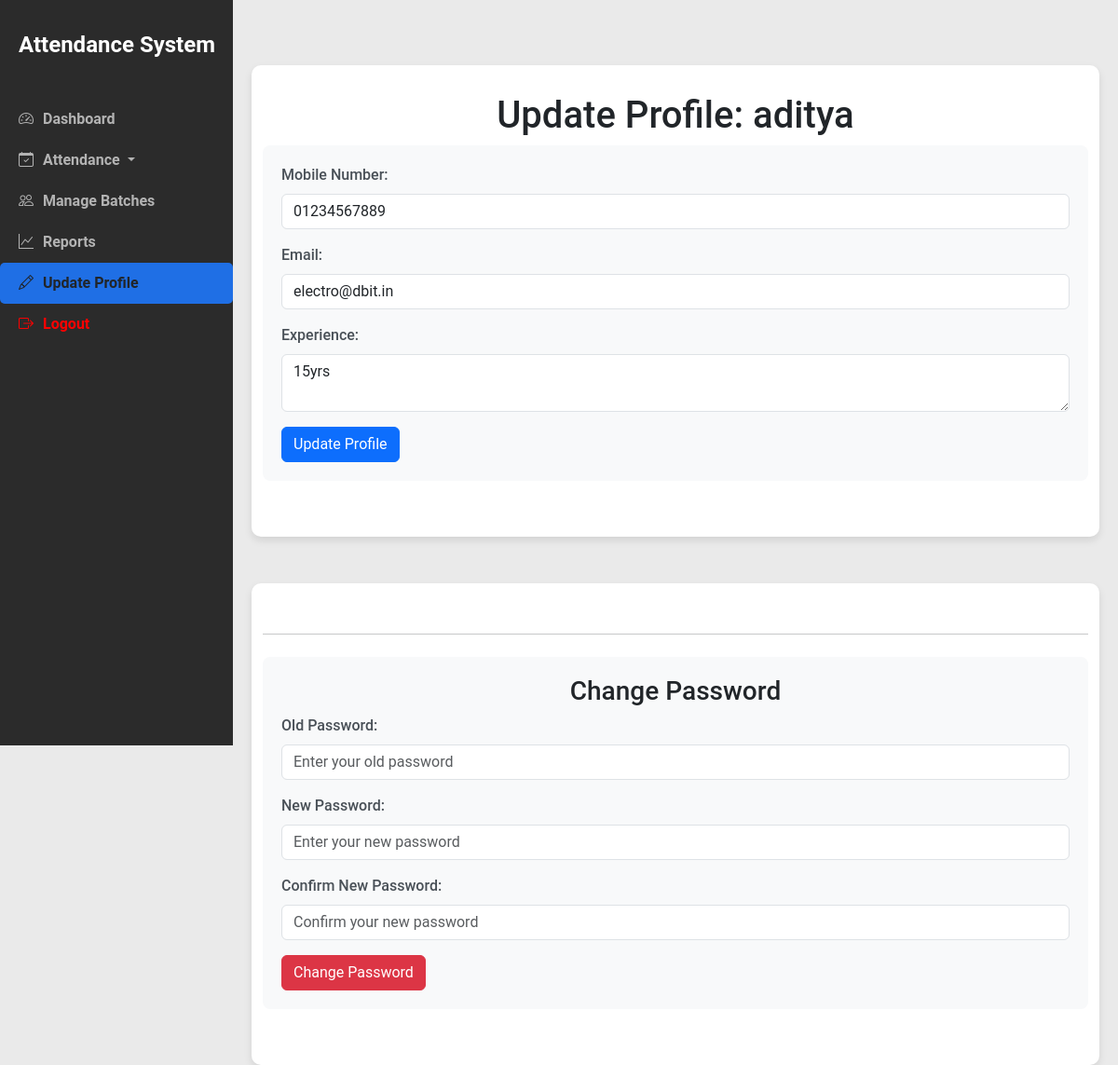
/teacher/24/update/, run on an earlier commit of the app's database.
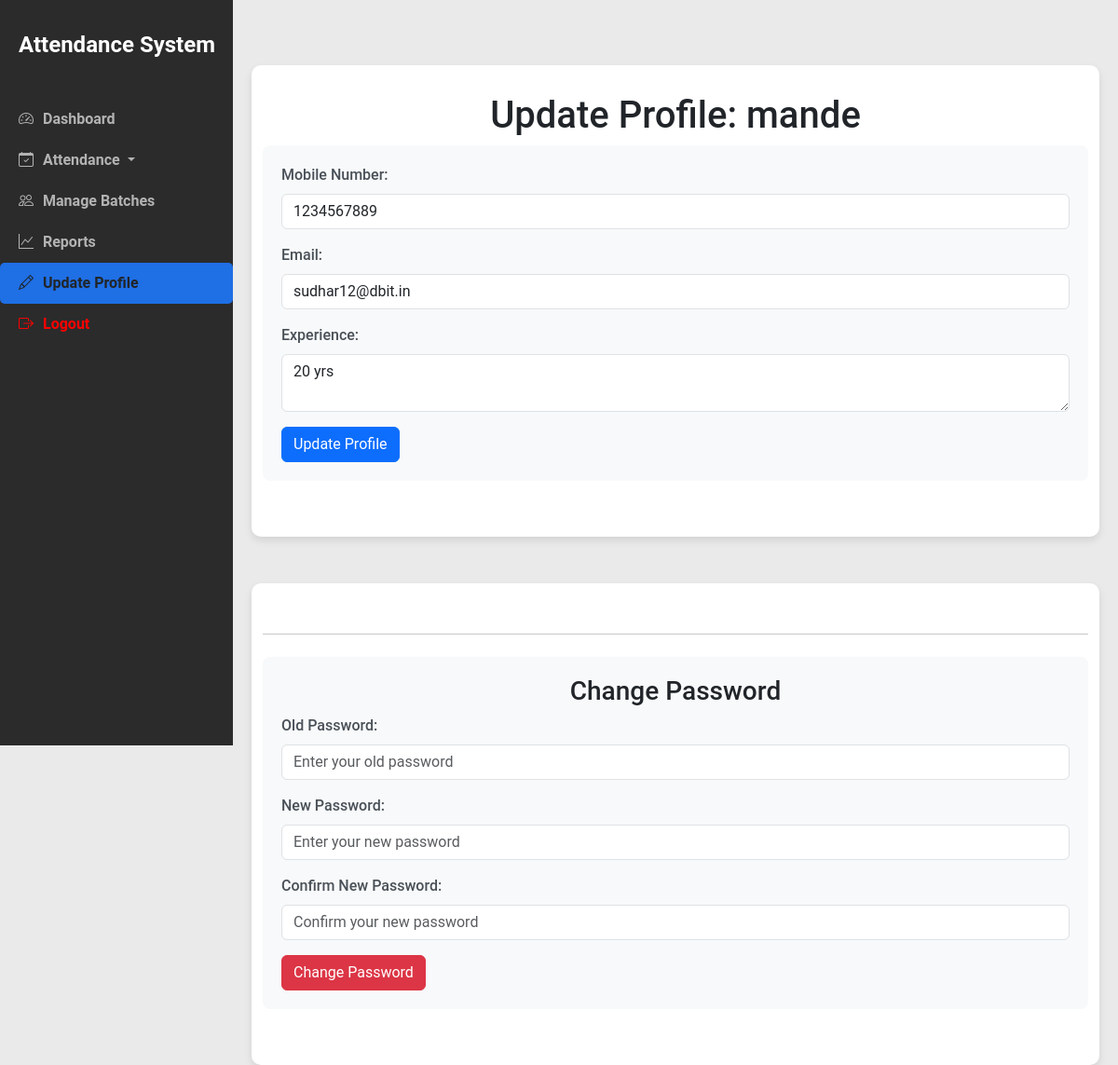
And on a later commit of the database.
### myapp/models.py (models this page shows, shortened)
class Teacher(models.Model):
    user = models.OneToOneField(User, on_delete=models.CASCADE)
    department = models.ForeignKey(Department, on_delete=models.SET_NULL, null=True, blank=True, related_name='teachers', verbose_name="Department")
    courses_taught = models.ManyToManyField(Course, blank=True, related_name='teachers', verbose_name="Courses Taught")
    faculty_id = models.CharField(max_length=10, unique=True, verbose_name="Faculty ID")
    mobile_no = models.CharField(max_length=15, blank=True, null=True, verbose_name="Mobile Number")
    email = models.EmailField(blank=True, null=True, verbose_name="Email")
    experience = models.TextField(blank=True, null=True, verbose_name="Experience")
    assigned_courses = models.ManyToManyField(Course, related_name='assigned_teachers', verbose_name="Assigned Courses", blank=True)
    assigned_labs = models.ManyToManyField(Labs, related_name='assigned_labs', verbose_name="Assigned Labs", blank=True)
    class Meta:
        indexes = [
            models.Index(fields=['faculty_id']),
            models.Index(fields=['mobile_no']),
            models.Index(fields=['email']),
        ]

### myapp/teacherViews.py (the view)
# urls.py: path('teacher/<int:teacher_id>/update/', teacherViews.update_teacher, name='update_teacher'),
def update_teacher(request, teacher_id):
    teacher = get_object_or_404(Teacher, id=teacher_id)
    if request.user.groups.filter(name='HOD').exists():
        is_hod = True
        is_principal = False
    elif request.user.groups.filter(name='Principal').exists():
        is_hod = False
        is_principal = True
    else:
        is_hod = False
        is_principal = False
    if request.method == 'POST':
        if 'update_profile' in request.POST:
            form = TeacherUpdateForm(request.POST, instance=teacher)
            if form.is_valid():
                form.save()
                messages.success(request, 'Profile updated successfully!')
                return redirect('update_teacher', teacher_id=teacher.id)  # Redirect to the same page to show message
        elif 'change_password' in request.POST:
            old_password = request.POST.get('old_password')
            new_password1 = request.POST.get('new_password1')
            new_password2 = request.POST.get('new_password2')
            if new_password1 == new_password2 and teacher.user.check_password(old_password):
                teacher.user.set_password(new_password1)
                teacher.user.save()
                messages.success(request, 'Password changed successfully!')
                return redirect('update_teacher', teacher_id=teacher.id)  # Redirect to the same page to show message
            else:
                messages.error(request, 'Password change failed. Please check your inputs.')
    else:
        form = TeacherUpdateForm(instance=teacher)
    context = {
        'form': form,
        'teacher': teacher
    }
    return render(request, 'teachertemplates/update_teacher.html', context)

### myapp/forms.py
class TeacherUpdateForm(forms.ModelForm):
    class Meta:
        model = Teacher
        fields = ['mobile_no', 'email', 'experience']

### templates/teachertemplates/update_teacher.html (shortened to what this page needs)
<!DOCTYPE html>
<html lang="en">
  <head>
    <link
      rel="stylesheet"
      href="https://cdn.jsdelivr.net/npm/bootstrap@5.3.0-alpha1/dist/css/bootstrap.min.css"
    />
  </head>
  <body>
    {% include 'teachertemplates/navbar.html' %}
    <div class="content">
      <div class="container">
        <h1 style="text-align: center">
          Update Profile: {{ teacher.user.username }}
        </h1>
        <form method="post" action="{% url 'update_teacher' teacher.id %}">
          <div class="form-section">
            <div class="mb-3">
              <label for="mobile_no" class="form-label">Mobile Number:</label>
              <input
                type="text"
                id="mobile_no"
                name="mobile_no"
                class="form-control"
                value="{{ form.mobile_no.value|default:'' }}"
                placeholder="Enter your mobile number"
              />
            </div>
            <div class="mb-3">
              <label for="email" class="form-label">Email:</label>
              <input
                type="email"
                id="email"
                name="email"
                class="form-control"
                value="{{ form.email.value|default:'' }}"
                placeholder="Enter your email"
              />
            </div>
            <div class="mb-3">
              <label for="experience" class="form-label">Experience:</label>
              <textarea
                id="experience"
                name="experience"
                class="form-control"
                placeholder="Describe your experience"
              >
{{ form.experience.value|default:'' }}</textarea
              >
            </div>
            <button type="submit" class="btn btn-primary">
              Update Profile
            </button>
          </div>
        </form>
      </div>
      <div class="container">
        <hr class="my-4" />
        <form method="post" action="{% url 'update_teacher' teacher.id %}">
          <div class="form-section">
            <h3 style="text-align: center">Change Password</h3>
            <div class="mb-3">
              <label for="old_password" class="form-label">Old Password:</label>
              <input
                type="password"
                id="old_password"
                name="old_password"
                class="form-control"
                placeholder="Enter your old password"
              />
            </div>
            <div class="mb-3">
              <label for="new_password1" class="form-label"
                >New Password:</label
              >
              <input
                type="password"
                id="new_password1"
                name="new_password1"
                class="form-control"
                placeholder="Enter your new password"
              />
            </div>
            <div class="mb-3">
              <label for="new_password2" class="form-label"
                >Confirm New Password:</label
              >
              <input
                type="password"
                id="new_password2"
                name="new_password2"
                class="form-control"
                placeholder="Confirm your new password"
              />
            </div>
            <button type="submit" class="btn btn-danger">
              Change Password
            </button>
          </div>
        </form>
      </div>
    </div>
  </body>
</html>

### templates/teachertemplates/navbar.html (shortened to what this page needs)
<!DOCTYPE html>
<html lang="en">
  <head>
    <link
      href="https://cdn.jsdelivr.net/npm/bootstrap@5.3.0-alpha1/dist/css/bootstrap.min.css"
      rel="stylesheet"
    />
    <link
      href="https://cdn.jsdelivr.net/npm/bootstrap-icons/font/bootstrap-icons.css"
      rel="stylesheet"
    />
  </head>
  <body>
    <nav class="sidebar">
      <a class="navbar-brand" href="#">Attendance System</a>
      <ul class="navbar-nav">
        {% url 'Teacher_dashboard' as dashboard_url %}
        <li class="nav-item">
          <a
            class="nav-link {% if request.path == dashboard_url %}active{% endif %}"
            href="{{ dashboard_url }}"
          >
            <i class="bi bi-speedometer2 sidebar-icon"></i>Dashboard
          </a>
        </li>
        <li class="nav-item">
          <a
            class="nav-link dropdown-toggle"
            href="#"
            id="attendanceDropdown"
            onclick="toggleDropdown(event)"
          >
            <i class="bi bi-calendar-check sidebar-icon"></i>Attendance
          </a>
        </li>
        {% url 'lab_dashboard' as batch_url %}
        <li class="nav-item">
          <a
            class="nav-link {% if request.path == batch_url %}active{% endif %}"
            href="{{ batch_url }}"
          >
            <i class="bi bi-people sidebar-icon"></i>Manage Batches
          </a>
        </li>
        {% url 'Class_Report' as class_report_url %}
        <li class="nav-item">
          <a
            class="nav-link {% if request.path == class_report_url %}active{% endif %}"
            href="{{ class_report_url }}"
          >
            <i class="bi bi-graph-up sidebar-icon"></i>Reports
          </a>
        </li>
        {% url 'update_teacher' teacher.id as update_teacher_url %}
        <li class="nav-item">
          <a
            class="nav-link {% if request.path == update_teacher_url %}active{% endif %}"
            href="{{ update_teacher_url }}"
          >
            <i class="bi bi-pencil sidebar-icon"></i>Update Profile
          </a>
        </li>
        <li class="nav-item">
          <a class="nav-link" href="{% url 'logout' %}" style="color: red;">
            <i class="bi bi-box-arrow-right sidebar-icon"></i>Logout
          </a>
        </li>
      </ul>
    </nav>
  </body>
</html>

### templates/teachertemplates/update_teacher.html (style rules this page uses)
body { background-color: #f0f2f5; }
.container { background-color: white; border-radius: 10px; padding: 30px; max-width: 800px; margin: auto; margin-top: 50px; box-shadow: 0 4px 8px rgba(0, 0, 0, 0.1); }
h1, h3 { color: #343a40; font-weight: 700; }
h1 { font-size: 2.5rem; margin-bottom: 30px; }
label { font-weight: 500; color: #495057; }
.btn-primary, .btn-danger { padding: 10px 20px; font-size: 1rem; }
.form-section { background-color: #f8f9fa; padding: 20px; border-radius: 8px; margin-bottom: 30px; }
hr { margin: 40px 0; border: none; border-top: 1px solid #dee2e6; }

### templates/teachertemplates/navbar.html (style rules this page uses)
body { font-family: "Roboto", sans-serif; display: flex; height: 100vh; margin: 0; background-color: #eaeaea; }
.sidebar { min-width: 250px; max-width: 250px; background-color: #2b2b2b; padding-top: 20px; height: 100vh; position: fixed; overflow-y: auto; transition: all 0.3s; }
.sidebar a { font-weight: bold; color: #b3b3b3; display: block; padding: 10px 20px; text-decoration: none; transition: background-color 0.3s ease-in-out, color 0.3s ease-in-out; }
.sidebar a.active { background-color: #1f6fe5; color: #ffffff; border-radius: 5px; }
.content { margin-left: 250px; padding: 20px; width: 100%; }
.sidebar .navbar-brand { color: #ffffff; font-size: 1.5rem; margin-bottom: 30px; display: block; padding-left: 20px; }
.sidebar-icon { margin-right: 10px; }

What changed in the data, as far as the page shows it:
changed Teacher: user.username "aditya" → "mande"; mobile_no "01234567889" → "1234567889"; email "electro@dbit.in" → "sudhar12@dbit.in"; experience "15yrs" → "20 yrs"
